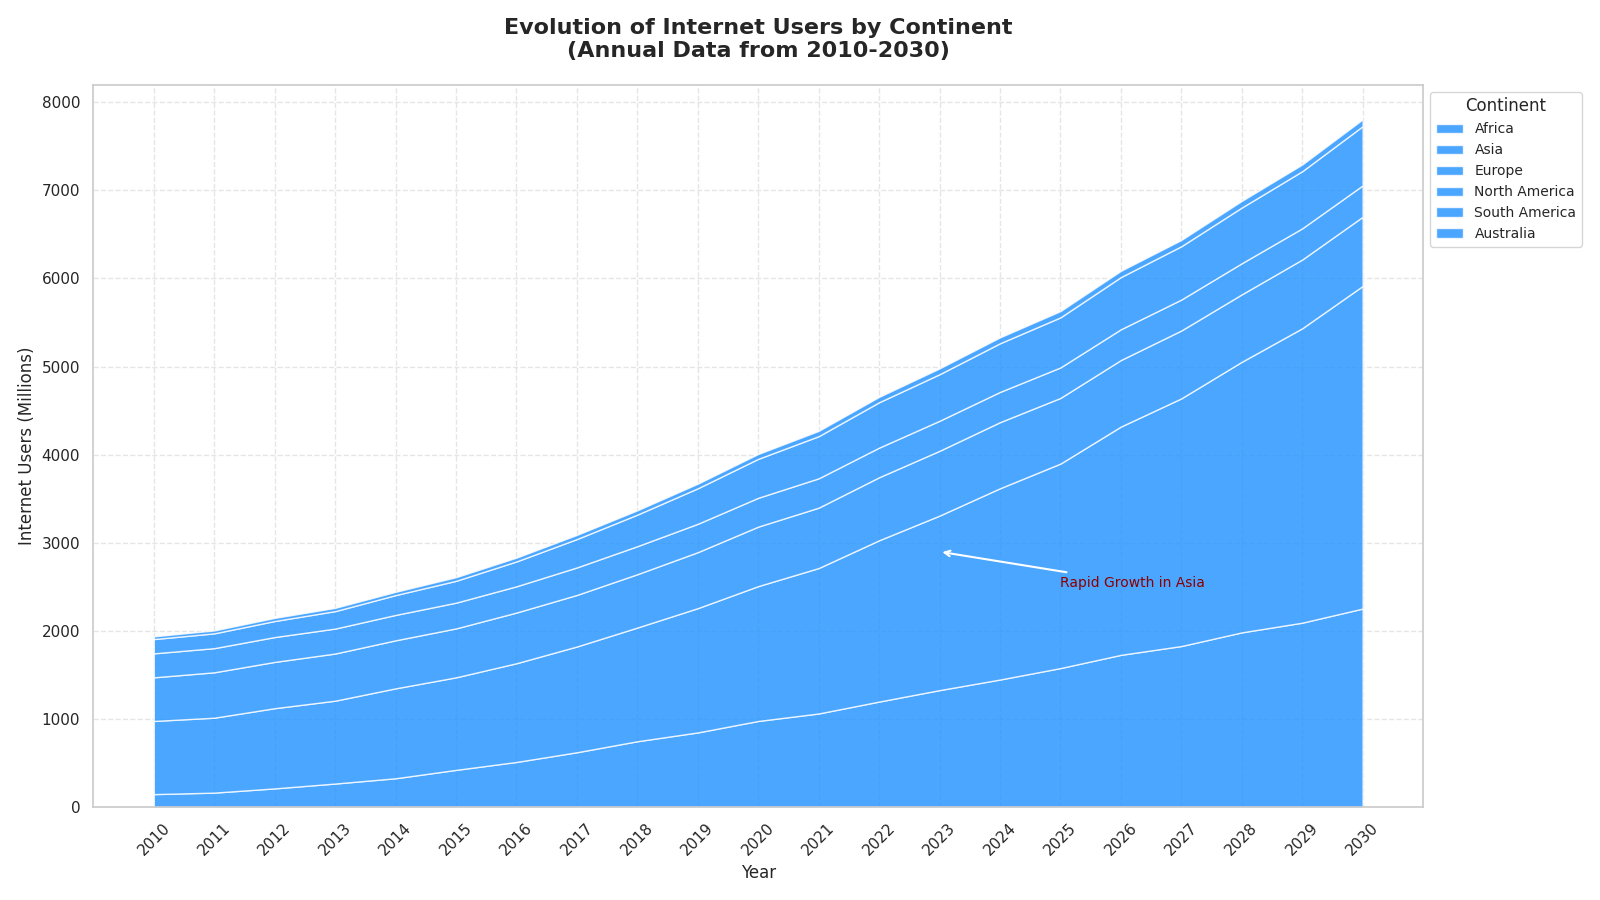

This chart was generated by the following Python code:
import matplotlib.pyplot as plt
import numpy as np

years = np.arange(2010, 2031)

africa_north_users = np.array([115, 125, 160, 175, 215, 260, 320, 370, 445, 475, 525, 565, 625, 675, 735, 795, 855, 905, 995, 1035, 1095])
africa_south_users = np.array([35, 42, 55, 95, 115, 165, 195, 255, 305, 375, 455, 500, 575, 655, 715, 785, 875, 925, 990, 1060, 1160])
asia_users = np.array([830, 850, 910, 940, 1020, 1050, 1120, 1200, 1290, 1410, 1530, 1650, 1830, 1980, 2170, 2320, 2590, 2810, 3070, 3340, 3660])
europe_users = np.array([495, 515, 525, 535, 545, 555, 575, 585, 605, 635, 675, 685, 715, 735, 750, 745, 755, 770, 765, 780, 785])
north_america_users = np.array([272, 274, 282, 283, 288, 292, 298, 312, 318, 322, 327, 333, 336, 341, 343, 346, 349, 351, 353, 354, 356])
south_america_users = np.array([162, 168, 182, 198, 225, 248, 282, 322, 358, 403, 442, 478, 515, 528, 552, 568, 592, 605, 632, 648, 672])
australia_users = np.array([31, 33, 35, 37, 37, 41, 43, 47, 49, 52, 55, 60, 61, 66, 67, 71, 71, 71, 75, 76, 77])

africa_users = africa_north_users + africa_south_users

single_color = '#1E90FF'  # Consistently apply DodgerBlue color to all groups

plt.figure(figsize=(16, 9))

plt.stackplot(years, africa_users, asia_users, europe_users, north_america_users, south_america_users, australia_users, 
              labels=['Africa', 'Asia', 'Europe', 'North America', 'South America', 'Australia'], colors=[single_color]*6, alpha=0.8)

plt.title('Evolution of Internet Users by Continent\n(Annual Data from 2010-2030)', fontsize=16, fontweight='bold', pad=20)
plt.xlabel('Year', fontsize=12)
plt.ylabel('Internet Users (Millions)', fontsize=12)

plt.legend(title='Continent', title_fontsize=12, fontsize=10, loc='upper left', bbox_to_anchor=(1, 1))
plt.grid(True, linestyle='--', alpha=0.5)
plt.xticks(years, rotation=45)

plt.annotate('Rapid Growth in Asia', xy=(2023, 2900), xytext=(2025, 2500), 
             arrowprops=dict(arrowstyle='->', lw=1.5), fontsize=10, color='darkred')

plt.tight_layout()
plt.show()
